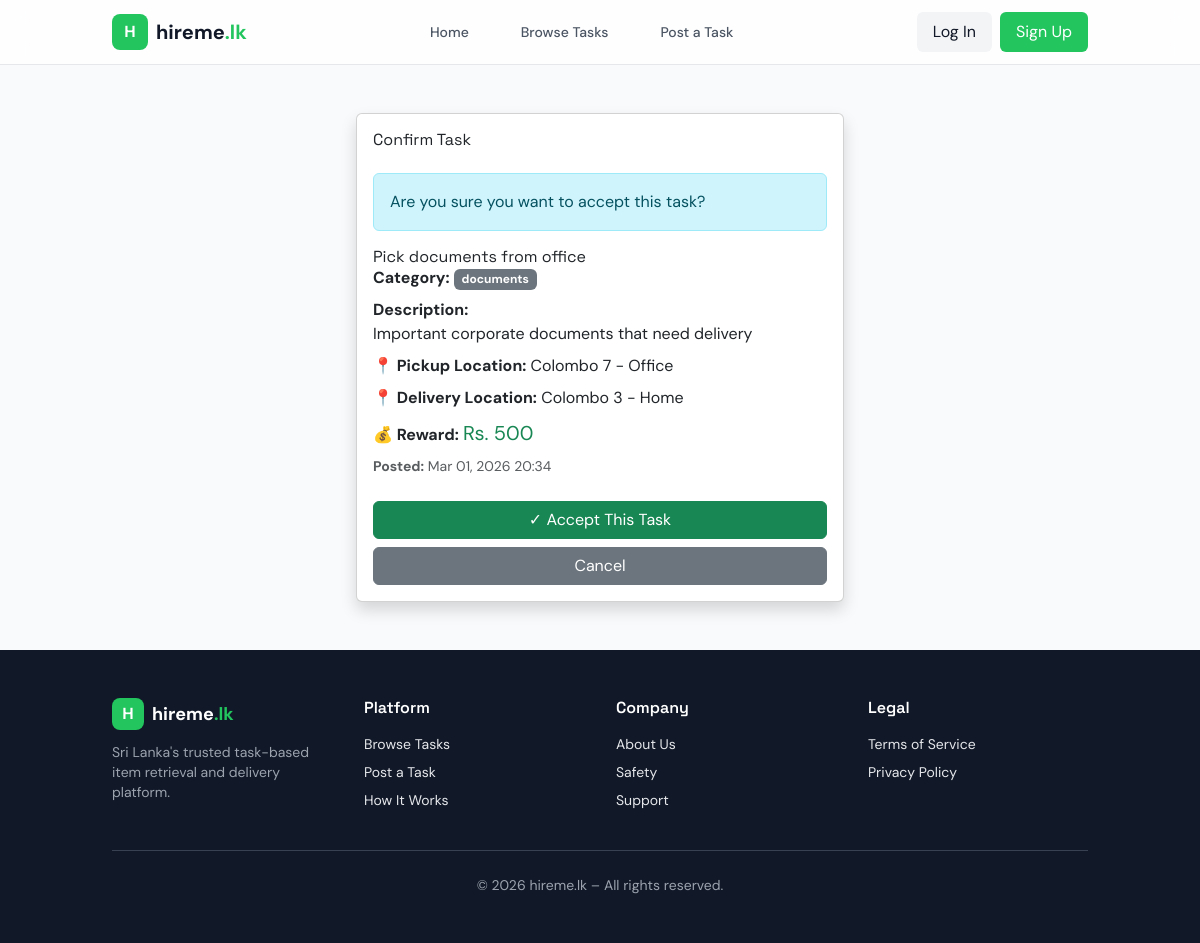
The app's page /pick-task.php?task_id=1 (signed in) with its own data.
### tables this page shows
CREATE TABLE tasks (
  id INT NOT NULL AUTO_INCREMENT PRIMARY KEY,
  runner_id INT DEFAULT NULL,
  title VARCHAR(255) NOT NULL,
  description TEXT,
  category VARCHAR(100) DEFAULT NULL,
  pickup VARCHAR(255) NOT NULL,
  delivery VARCHAR(255) NOT NULL,
  reward VARCHAR(50) NOT NULL,
  status ENUM('open', 'taken', 'cancelled', 'completed') DEFAULT 'open',
  
   
  created_at TIMESTAMP DEFAULT CURRENT_TIMESTAMP,
  taken_at TIMESTAMP NULL DEFAULT NULL,
  completed_at TIMESTAMP NULL DEFAULT NULL,
  expired_at TIMESTAMP NULL DEFAULT NULL,
  posted_at DATETIME DEFAULT CURRENT_TIMESTAMP,
  
   
  rating DECIMAL(2,1) DEFAULT NULL,
  
   
  CONSTRAINT fk_tasks_runner FOREIGN KEY (runner_id) 
    REFERENCES users(id) ON DELETE SET NULL ON UPDATE CASCADE,
  
   
  KEY idx_status (status),
  KEY idx_runner_id (runner_id),
  KEY idx_created_at (created_at),
  KEY idx_taken_at (taken_at),
  KEY idx_open_tasks (status, created_at),
  KEY idx_category (category),
  KEY idx_pickup (pickup),
  KEY idx_delivery (delivery)
);

### pick-task.php (the view, shortened to what this page needs)
<?php
require_once "config/database.php";
if(isset($_GET['task_id'])) {
    $task_id = intval($_GET['task_id']);
    $stmt = $conn->prepare("
        SELECT id, title, description, category, pickup, delivery, reward, status, created_at
        FROM tasks
        WHERE id = ? AND status = 'open'
    ");
    $stmt->bind_param("i", $task_id);
    $stmt->execute();
    $result = $stmt->get_result();
    $task = $result->fetch_assoc();
?>
<!DOCTYPE html>
<html>
<head>
    <link href="https://cdn.jsdelivr.net/npm/bootstrap@5.3.2/dist/css/bootstrap.min.css" rel="stylesheet">
</head>
<body>
<?php include 'header.php'; ?>
<div class="container py-5">
    <div class="row justify-content-center">
        <div class="col-md-6">
            <div class="card shadow">
                <div class="card-body">
                    <h3 class="card-title mb-4">Confirm Task</h3>
                    <div class="alert alert-info">
                        Are you sure you want to accept this task?
                    </div>
                    <div class="task-details mb-4">
                        <h5><?php echo htmlspecialchars($task['title']); ?></h5>
                        <p class="mb-2">
                            <strong>Category:</strong>
                            <span class="badge bg-secondary"><?php echo htmlspecialchars($task['category']); ?></span>
                        </p>
                        <p class="mb-2">
                            <strong>Description:</strong><br>
                            <?php echo nl2br(htmlspecialchars($task['description'])); ?>
                        </p>
                        <p class="mb-2">
                            <strong>📍 Pickup Location:</strong> <?php echo htmlspecialchars($task['pickup']); ?>
                        </p>
                        <p class="mb-2">
                            <strong>📍 Delivery Location:</strong> <?php echo htmlspecialchars($task['delivery']); ?>
                        </p>
                        <p class="mb-2">
                            <strong>💰 Reward:</strong>
                            <span class="text-success fs-5">Rs. <?php echo number_format($task['reward']); ?></span>
                        </p>
                        <p class="text-muted small">
                            <strong>Posted:</strong> <?php echo date('M d, Y H:i', strtotime($task['created_at'])); ?>
                        </p>
                    </div>
                    <form method="POST" action="">
                        <button type="submit" class="btn btn-success w-100 mb-2">
                            ✓ Accept This Task
                        </button>
                        <a href="tasks.php" class="btn btn-secondary w-100">
                            Cancel
                        </a>
                    </form>
                </div>
            </div>
        </div>
    </div>
</div>
<?php include "footer.php"; ?>
</body>
</html>
<?php
} else {
    $_SESSION['error'] = "No task selected!";
    header("Location: tasks.php");
    exit();
}
?>

### header.php (style rules this page uses)
body { font-family: 'DM Sans', sans-serif; }
h1,h2,h3,h4,h5,h6 { font-family: 'Space Grotesk', sans-serif; }

### records on screen
tasks: title "Pick documents from office", category "documents", description "Important corporate documents that need delivery", pickup "Colombo 7 - Office", delivery "Colombo 3 - Home", reward "500", created_at "Mar 01, 2026 20:34"

### other values on screen
$link['label'] "Home"
$link['label'] "Browse Tasks"
$link['label'] "Post a Task"
